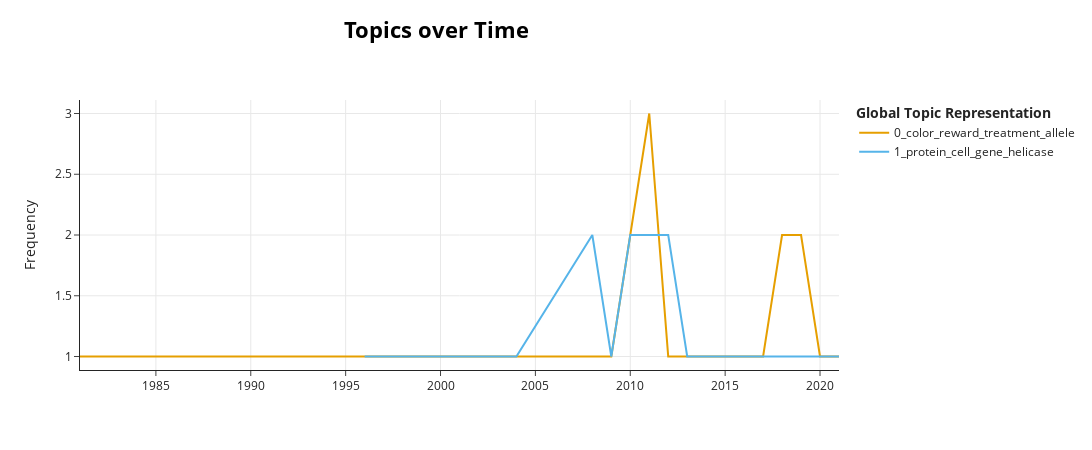

The notebook cell this image was saved under:
### Code cell
topics_over_time = topic_model.topics_over_time(docs, topics, df['year'], datetime_format="%b")
topic_model.visualize_topics_over_time(topics_over_time, top_n_topics=20)

### Figure 1 — Plotly figure (JSON) as saved in the notebook; plotly's stock layout.template omitted (floating-point values rounded to 4 significant figures)
{"data": [{"hoverinfo": "text", "hovertext": ["<b>Topic 0</b><br>Words: hemalog, leukaemia, patient, chemotherapy, leucocyte", "<b>Topic 0</b><br>Words: shoal, fish, stickleback, foraging, small", "<b>Topic 0</b><br>Words: lew, similarity, kempton, explicit, judgement", "<b>Topic 0</b><br>Words: incentive, psychosis, motivation, reinforcement, dopamine", "<b>Topic 0</b><br>Words: colour, heterozygous, judgement, dimension, compression", "<b>Topic 0</b><br>Words: eater, neutral, food, group, colorvision", "<b>Topic 0</b><br>Words: concreteness, chromosome, similarity, copy, semantic", "<b>Topic 0</b><br>Words: update, executivefunction, mathematic, development, mathematical", "<b>Topic 0</b><br>Words: color, similarity, influence, cognitive, triad", "<b>Topic 0</b><br>Words: archerfish, learn, concept, stimulus, discrimination", "<b>Topic 0</b><br>Words: student, andrew, avail, haydon, nursing", "<b>Topic 0</b><br>Words: reward, bipolar, group, error, color", "<b>Topic 0</b><br>Words: foodcue, eat, adaptation, food, craving", "<b>Topic 0</b><br>Words: attentionalbias, alcohol, index, clinical, reliability", "<b>Topic 0</b><br>Words: distraction, detection, group, disorder, cannabis"], "marker": {"color": "#E69F00"}, "mode": "lines", "name": "0_color_reward_treatment_allele", "type": "scatter", "x": [1981, 1997, 1999, 2008, 2009, 2010, 2011, 2012, 2013, 2014, 2017, 2018, 2019, 2020, 2021], "y": [1, 1, 1, 1, 1, 2, 3, 1, 1, 1, 1, 2, 2, 1, 1]}, {"hoverinfo": "text", "hovertext": ["<b>Topic 1</b><br>Words: neurotrophin, neuron, wisdom, relic, adulthood", "<b>Topic 1</b><br>Words: hlag, transactivation, trophoblast, cell, regulatory", "<b>Topic 1</b><br>Words: variation, genetic, pair, twin, monozygotic", "<b>Topic 1</b><br>Words: cytokine, anandamide, receptor, immune, inhibitor", "<b>Topic 1</b><br>Words: gene, imprint, rnas, rna, mrna", "<b>Topic 1</b><br>Words: cell, kinase, centrosome, regulate, domain", "<b>Topic 1</b><br>Words: mutation, cerevisiae, autophagic, cardiomyopathy, haploinsufficiency", "<b>Topic 1</b><br>Words: helicase, deadbox, protein, rna, duplex", "<b>Topic 1</b><br>Words: genome, bacillus, genetic, spounavirinae, terminase", "<b>Topic 1</b><br>Words: antimicrobial, epidemiology, tuberculosis, lung, mycobacterium", "<b>Topic 1</b><br>Words: autoimmune, immune, membrane, pathogen, proteinase", "<b>Topic 1</b><br>Words: protein, membrane, domain, homologue, transmembrane", "<b>Topic 1</b><br>Words: mhc, ciita, protein, regulation, transcriptional"], "marker": {"color": "#56B4E9"}, "mode": "lines", "name": "1_protein_cell_gene_helicase", "type": "scatter", "x": [1996, 1999, 2004, 2008, 2009, 2010, 2012, 2013, 2014, 2016, 2017, 2018, 2021], "y": [1, 1, 1, 2, 1, 2, 2, 1, 1, 1, 1, 1, 1]}], "layout": {"height": 450, "hoverlabel": {"bgcolor": "white", "font": {"family": "Rockwell", "size": 16}}, "legend": {"title": {"text": "<b>Global Topic Representation"}}, "title": {"font": {"color": "Black", "size": 22}, "text": "<b>Topics over Time", "x": 0.4, "xanchor": "center", "y": 0.95, "yanchor": "top"}, "width": 1250, "xaxis": {"showgrid": true}, "yaxis": {"showgrid": true, "title": {"text": "Frequency"}}}}
